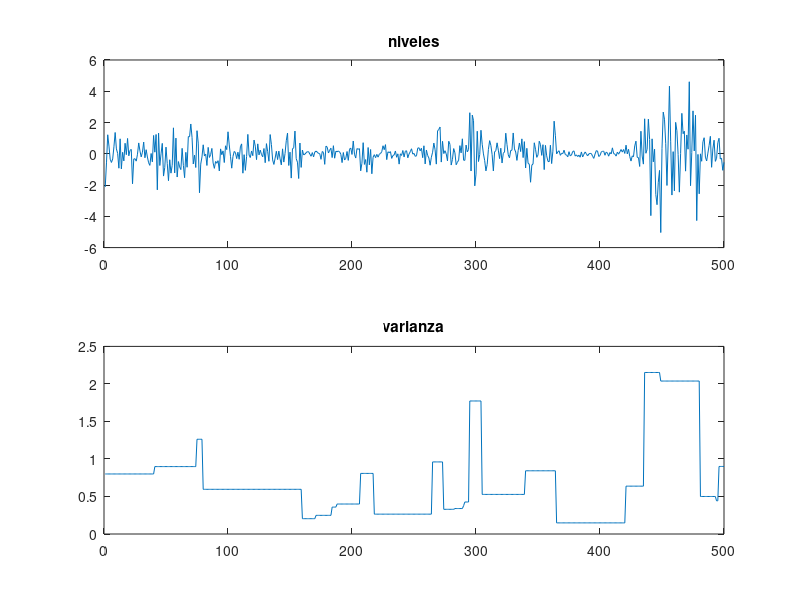

This figure's MATLAB source:
clear;
global vyt
rng(1)
T=500;
mu=0.01;
phi=0.96;
a=4;
b=0.2;
vsigma2t=[];
vyt=[];
sigma2t0=a*b;
for t=1:T
u=rand(1,1);
if u<phi
sigma2t=sigma2t0;
yt=mu+sigma2t*randn(1);
vsigma2t=[vsigma2t;sigma2t];
vyt=[vyt;yt];
sigma2t0=sigma2t;
else
sigma2t=gamrnd(a,b);
yt=mu+sigma2t*randn(1);
vsigma2t=[vsigma2t;sigma2t];
vyt=[vyt;yt];
sigma2t0=sigma2t;
end
end
figure;
subplot(2,1,1);
plot(vyt);
title('niveles');
subplot(2,1,2);
plot(vsigma2t);
title('varianza');
